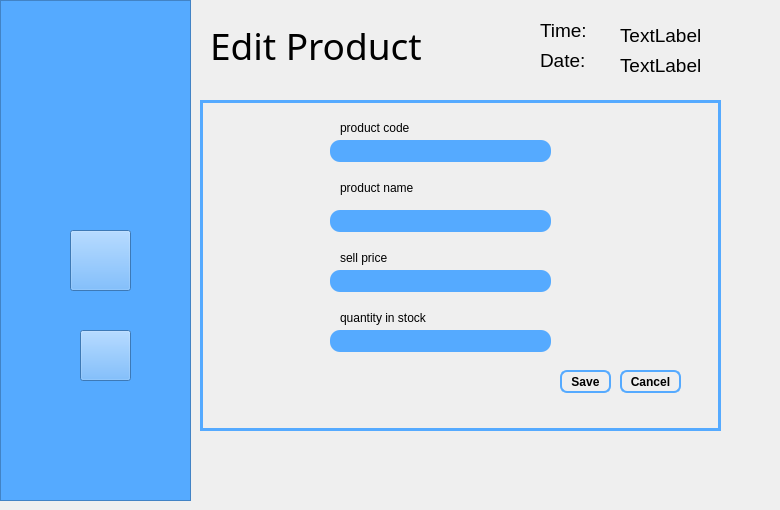
   <widget class="QWidget" name="page_3">
    <widget class="QFrame" name="frame_5">
     <property name="geometry">
      <rect>
       <x>0</x>
       <y>0</y>
       <width>191</width>
       <height>501</height>
      </rect>
     </property>
     <property name="styleSheet">
      <string notr="true">background:rgb(85,170,255);</string>
     </property>
     <property name="frameShape">
      <enum>QFrame::StyledPanel</enum>
     </property>
     <property name="frameShadow">
      <enum>QFrame::Raised</enum>
     </property>
     <widget class="QLabel" name="labelLogo4">
      <property name="geometry">
       <rect>
        <x>10</x>
        <y>30</y>
        <width>171</width>
        <height>171</height>
       </rect>
      </property>
      <property name="styleSheet">
       <string notr="true">border-image:url(://img/floralloLogo.png);</string>
      </property>
      <property name="text">
       <string/>
      </property>
     </widget>
     <widget class="QPushButton" name="profile_4">
      <property name="geometry">
       <rect>
        <x>70</x>
        <y>230</y>
        <width>61</width>
        <height>61</height>
       </rect>
      </property>
      <property name="styleSheet">
       <string notr="true">#profile_4
{
   border-image:url(://img/profileIcon.png);
}

#profile_4:hover
{
  border-image:url(://img/profileIconHover.png);
}</string>
      </property>
      <property name="text">
       <string/>
      </property>
     </widget>
     <widget class="QPushButton" name="signOut_4">
      <property name="geometry">
       <rect>
        <x>80</x>
        <y>330</y>
        <width>51</width>
        <height>51</height>
       </rect>
      </property>
      <property name="styleSheet">
       <string notr="true">#signOut_4
{
   border-image:url(://img/signOut.png);
}

#signOut_4:hover
{
  border-image:url(://img/signOutHover.png);
}</string>
      </property>
      <property name="text">
       <string/>
      </property>
     </widget>
    </widget>
    <widget class="QFrame" name="frame_6">
     <property name="geometry">
      <rect>
       <x>200</x>
       <y>100</y>
       <width>521</width>
       <height>331</height>
      </rect>
     </property>
     <property name="styleSheet">
      <string notr="true">#frame_6
{
	border:3px solid rgb(85, 170, 255);
}</string>
     </property>
     <property name="frameShape">
      <enum>QFrame::StyledPanel</enum>
     </property>
     <property name="frameShadow">
      <enum>QFrame::Raised</enum>
     </property>
     <widget class="QLineEdit" name="lineEdit_ProductCodeEdit">
      <property name="geometry">
       <rect>
        <x>130</x>
        <y>40</y>
        <width>221</width>
        <height>22</height>
       </rect>
      </property>
      <property name="font">
       <font>
        <pointsize>10</pointsize>
       </font>
      </property>
      <property name="styleSheet">
       <string notr="true">padding: 1px;
background: rgb(85,170,255);
border-radius: 10px;</string>
      </property>
     </widget>
     <widget class="QLineEdit" name="lineEdit_ProductNameEdit">
      <property name="geometry">
       <rect>
        <x>130</x>
        <y>110</y>
        <width>221</width>
        <height>22</height>
       </rect>
      </property>
      <property name="font">
       <font>
        <pointsize>10</pointsize>
       </font>
      </property>
      <property name="styleSheet">
       <string notr="true">padding: 1px;
background: rgb(85,170,255);
border-radius: 10px;</string>
      </property>
     </widget>
     <widget class="QLineEdit" name="lineEdit_SellPriceEdit">
      <property name="geometry">
       <rect>
        <x>130</x>
        <y>170</y>
        <width>221</width>
        <height>22</height>
       </rect>
      </property>
      <property name="font">
       <font>
        <pointsize>10</pointsize>
       </font>
      </property>
      <property name="styleSheet">
       <string notr="true">padding: 1px;
background: rgb(85,170,255);
border-radius: 10px;</string>
      </property>
     </widget>
     <widget class="QLineEdit" name="lineEdit_QuantityInStockEdit">
      <property name="geometry">
       <rect>
        <x>130</x>
        <y>230</y>
        <width>221</width>
        <height>22</height>
       </rect>
      </property>
      <property name="font">
       <font>
        <pointsize>10</pointsize>
       </font>
      </property>
      <property name="styleSheet">
       <string notr="true">padding: 1px;
background: rgb(85,170,255);
border-radius: 10px;</string>
      </property>
     </widget>
     <widget class="QPushButton" name="pushButton_SaveEditProduct">
      <property name="geometry">
       <rect>
        <x>360</x>
        <y>270</y>
        <width>51</width>
        <height>23</height>
       </rect>
      </property>
      <property name="font">
       <font>
        <family>Arial</family>
        <pointsize>9</pointsize>
        <weight>75</weight>
        <bold>true</bold>
       </font>
      </property>
      <property name="styleSheet">
       <string notr="true">#pushButton_SaveEditProduct
{
background-color: transparent;
border-width: 2px;
border-color: rgb(85,170,255);
border-style: solid;
border-radius: 7;
padding: 3px;
padding-left: 5px;
padding-right: 5px;
}

#pushButton_SaveEditProduct:hover
{
background:rgb(85,170,255);
}</string>
      </property>
      <property name="text">
       <string>Save</string>
      </property>
     </widget>
     <widget class="QPushButton" name="pushButton_CancelEditProduct">
      <property name="geometry">
       <rect>
        <x>420</x>
        <y>270</y>
        <width>61</width>
        <height>23</height>
       </rect>
      </property>
      <property name="font">
       <font>
        <family>Arial</family>
        <pointsize>9</pointsize>
        <weight>75</weight>
        <bold>true</bold>
       </font>
      </property>
      <property name="styleSheet">
       <string notr="true">#pushButton_CancelEditProduct
{
background-color: transparent;
border-width: 2px;
border-color: rgb(85,170,255);
border-style: solid;
border-radius: 7;
padding: 3px;
padding-left: 5px;
padding-right: 5px;
}

#pushButton_CancelEditProduct:hover
{
background:rgb(85,170,255);
}</string>
      </property>
      <property name="text">
       <string>Cancel</string>
      </property>
     </widget>
     <widget class="QLabel" name="label_22">
      <property name="geometry">
       <rect>
        <x>140</x>
        <y>150</y>
        <width>81</width>
        <height>16</height>
       </rect>
      </property>
      <property name="text">
       <string>sell price</string>
      </property>
     </widget>
     <widget class="QLabel" name="label_23">
      <property name="geometry">
       <rect>
        <x>140</x>
        <y>20</y>
        <width>81</width>
        <height>16</height>
       </rect>
      </property>
      <property name="text">
       <string>product code</string>
      </property>
     </widget>
     <widget class="QLabel" name="label_24">
      <property name="geometry">
       <rect>
        <x>140</x>
        <y>80</y>
        <width>91</width>
        <height>16</height>
       </rect>
      </property>
      <property name="text">
       <string>product name</string>
      </property>
     </widget>
     <widget class="QLabel" name="label_25">
      <property name="geometry">
       <rect>
        <x>140</x>
        <y>210</y>
        <width>101</width>
        <height>16</height>
       </rect>
      </property>
      <property name="text">
       <string>quantity in stock</string>
      </property>
     </widget>
    </widget>
    <widget class="QLabel" name="label_8">
     <property name="geometry">
      <rect>
       <x>210</x>
       <y>20</y>
       <width>291</width>
       <height>51</height>
      </rect>
     </property>
     <property name="font">
      <font>
       <family>Arial Rounded MT Bold</family>
       <pointsize>28</pointsize>
      </font>
     </property>
     <property name="text">
      <string>Edit Product</string>
     </property>
    </widget>
    <widget class="QLabel" name="label_9">
     <property name="geometry">
      <rect>
       <x>540</x>
       <y>20</y>
       <width>61</width>
       <height>21</height>
      </rect>
     </property>
     <property name="font">
      <font>
       <pointsize>14</pointsize>
      </font>
     </property>
     <property name="text">
      <string>Time:</string>
     </property>
    </widget>
    <widget class="QLabel" name="label_10">
     <property name="geometry">
      <rect>
       <x>540</x>
       <y>50</y>
       <width>61</width>
       <height>21</height>
      </rect>
     </property>
     <property name="font">
      <font>
       <pointsize>14</pointsize>
      </font>
     </property>
     <property name="text">
      <string>Date:</string>
     </property>
    </widget>
    <widget class="QLabel" name="time3">
     <property name="geometry">
      <rect>
       <x>620</x>
       <y>20</y>
       <width>151</width>
       <height>31</height>
      </rect>
     </property>
     <property name="font">
      <font>
       <pointsize>14</pointsize>
      </font>
     </property>
     <property name="text">
      <string>TextLabel</string>
     </property>
    </widget>
    <widget class="QLabel" name="date3">
     <property name="geometry">
      <rect>
       <x>620</x>
       <y>50</y>
       <width>112</width>
       <height>31</height>
      </rect>
     </property>
     <property name="font">
      <font>
       <pointsize>14</pointsize>
      </font>
     </property>
     <property name="text">
      <string>TextLabel</string>
     </property>
    </widget>
   </widget>
